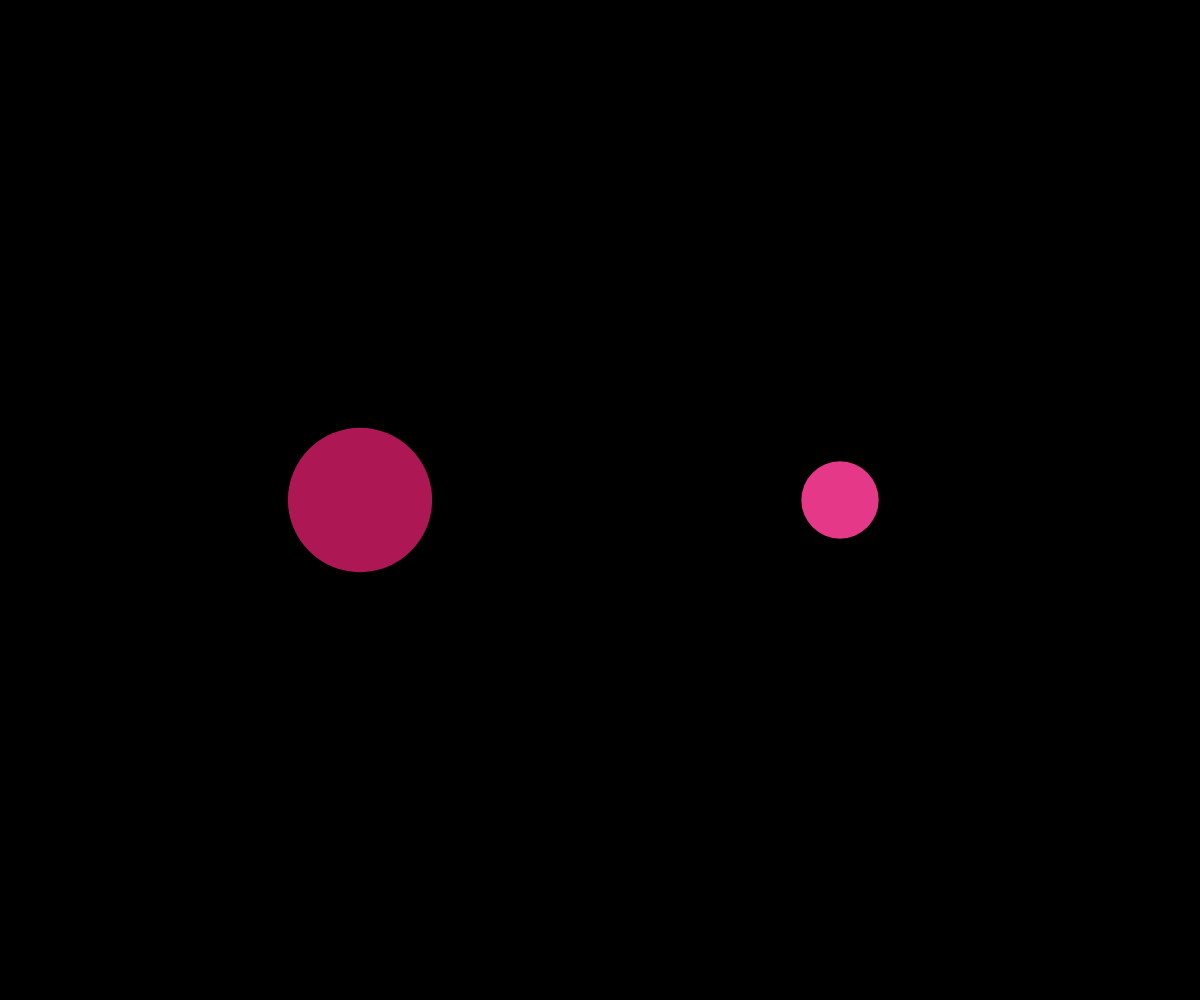
Frame 1 (no input)
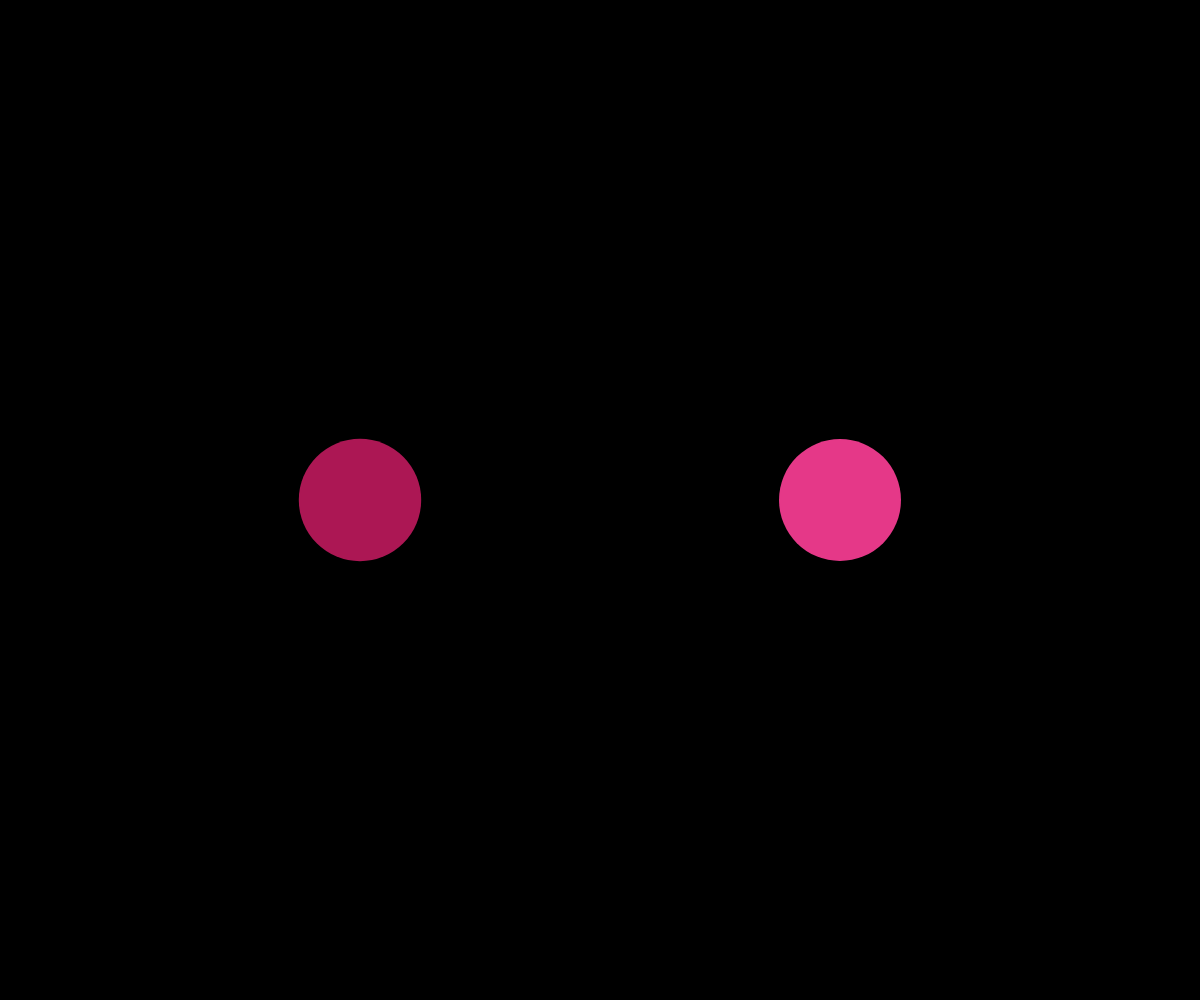
Frame 60 (no input)
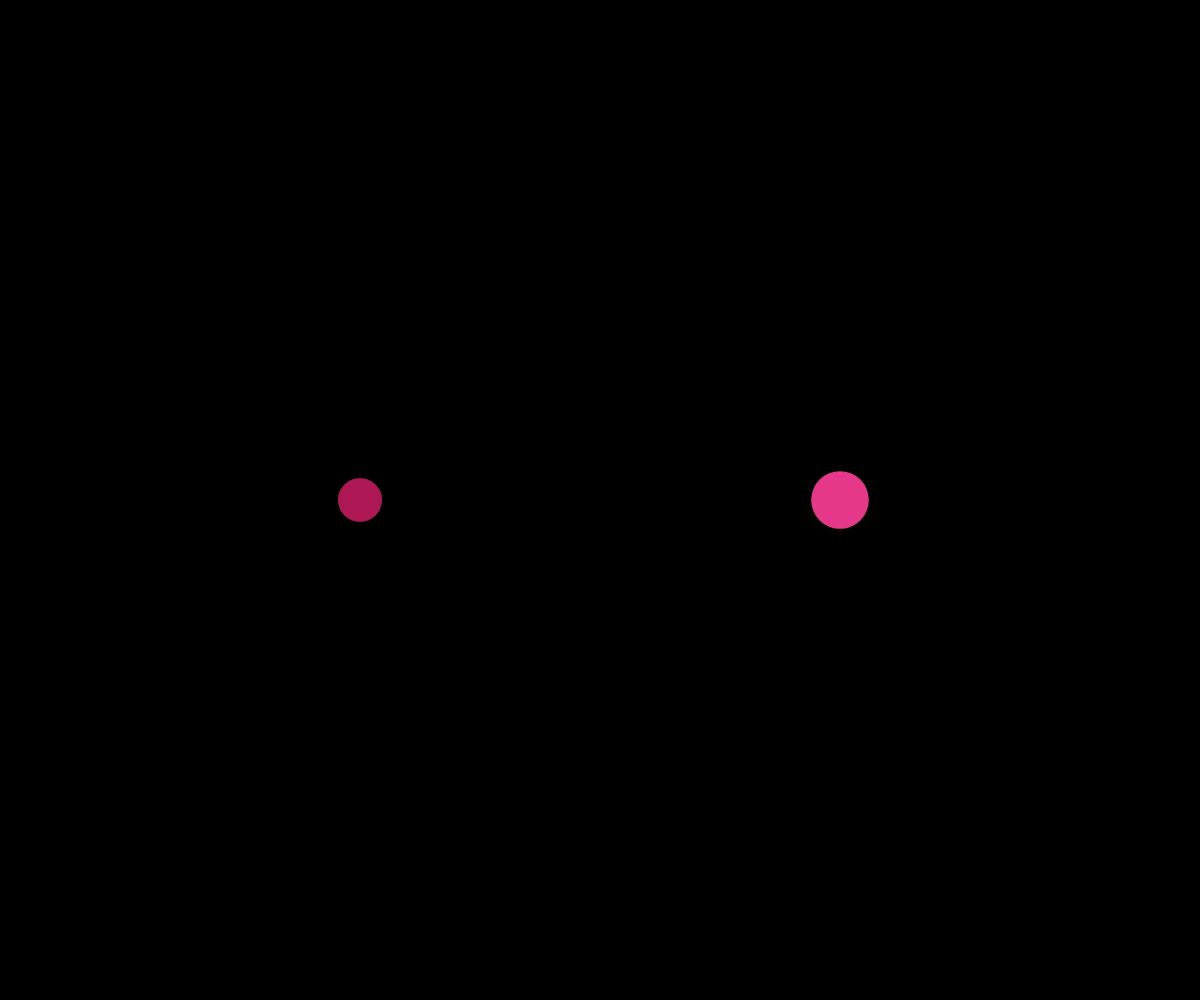
Frame 120 (the mouse pressed at the canvas centre since frame 60)

The p5.js sketch that drew these frames (run headless with seeded random() and noise() and a simulated clock; from frame 60 on, the mouse is pressed at the canvas centre):

// p5.js sketch
// ── sketch.js
// Random of Noice 
// Eliz Vo
// September 24, 2025

let x1, y1, x2, y2;
let d1, d2;
let noiseTime = 5; let noiseSpeed = 0.1;
// "noiseSpeed" controls how connected 
// our randoms circles are 
let minSize = 5; let maxSize = 200; 
let mX, mY // Move x and y

function setup() {
  createCanvas(windowWidth, windowHeight);
  x1 = width*0.3;
  y1 = height*0.5;
  x2 = width*0.7;
  y2 = height*0.5;
  mY= height*0.3;
  //frameRate(10);
}

function draw() {
  background(0);
  randomCircle();
  noiseCircle();
}

function noiseCircle(){
  // Draw a fixed circle with randomly 
  // changing (but smooth) diameters
  noStroke() 
  fill(229, 56, 136);
  d2 = noise(noiseTime);
  d2 = map(d2, 0, 1, minSize, maxSize)
  circle(x2, y2, d2);
  noiseTime += noiseSpeed;
}

function randomCircle(){
  // Draw circles with randomly changed diameter]
  noStroke();
  fill(172, 23, 84);
  d1 = random(minSize, maxSize);
  circle(x1, y1, d1);
}
